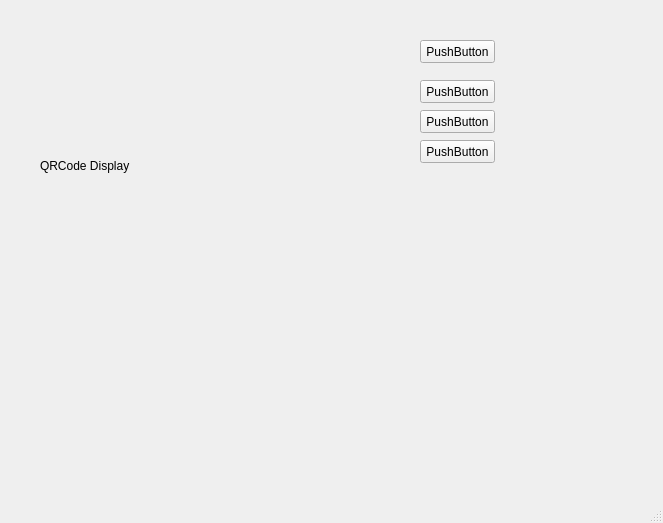
<?xml version="1.0" encoding="UTF-8"?>
<ui version="4.0">
 <class>MainWindow</class>
 <widget class="QMainWindow" name="MainWindow">
  <property name="geometry">
   <rect>
    <x>0</x>
    <y>0</y>
    <width>663</width>
    <height>523</height>
   </rect>
  </property>
  <property name="windowTitle">
   <string>MainWindow</string>
  </property>
  <widget class="QWidget" name="centralwidget">
   <widget class="QLabel" name="displayLb">
    <property name="geometry">
     <rect>
      <x>40</x>
      <y>30</y>
      <width>281</width>
      <height>271</height>
     </rect>
    </property>
    <property name="text">
     <string>QRCode Display</string>
    </property>
    <property name="wordWrap">
     <bool>false</bool>
    </property>
   </widget>
   <widget class="QPushButton" name="pushButton">
    <property name="geometry">
     <rect>
      <x>420</x>
      <y>40</y>
      <width>75</width>
      <height>23</height>
     </rect>
    </property>
    <property name="text">
     <string>PushButton</string>
    </property>
   </widget>
   <widget class="QPushButton" name="pushButton_2">
    <property name="geometry">
     <rect>
      <x>420</x>
      <y>80</y>
      <width>75</width>
      <height>23</height>
     </rect>
    </property>
    <property name="text">
     <string>PushButton</string>
    </property>
   </widget>
   <widget class="QPushButton" name="pushButton_3">
    <property name="geometry">
     <rect>
      <x>420</x>
      <y>110</y>
      <width>75</width>
      <height>23</height>
     </rect>
    </property>
    <property name="text">
     <string>PushButton</string>
    </property>
   </widget>
   <widget class="QPushButton" name="pushButton_4">
    <property name="geometry">
     <rect>
      <x>420</x>
      <y>140</y>
      <width>75</width>
      <height>23</height>
     </rect>
    </property>
    <property name="text">
     <string>PushButton</string>
    </property>
   </widget>
  </widget>
  <widget class="QMenuBar" name="menubar">
   <property name="geometry">
    <rect>
     <x>0</x>
     <y>0</y>
     <width>663</width>
     <height>21</height>
    </rect>
   </property>
  </widget>
  <widget class="QStatusBar" name="statusbar"/>
 </widget>
 <resources/>
 <connections/>
</ui>
